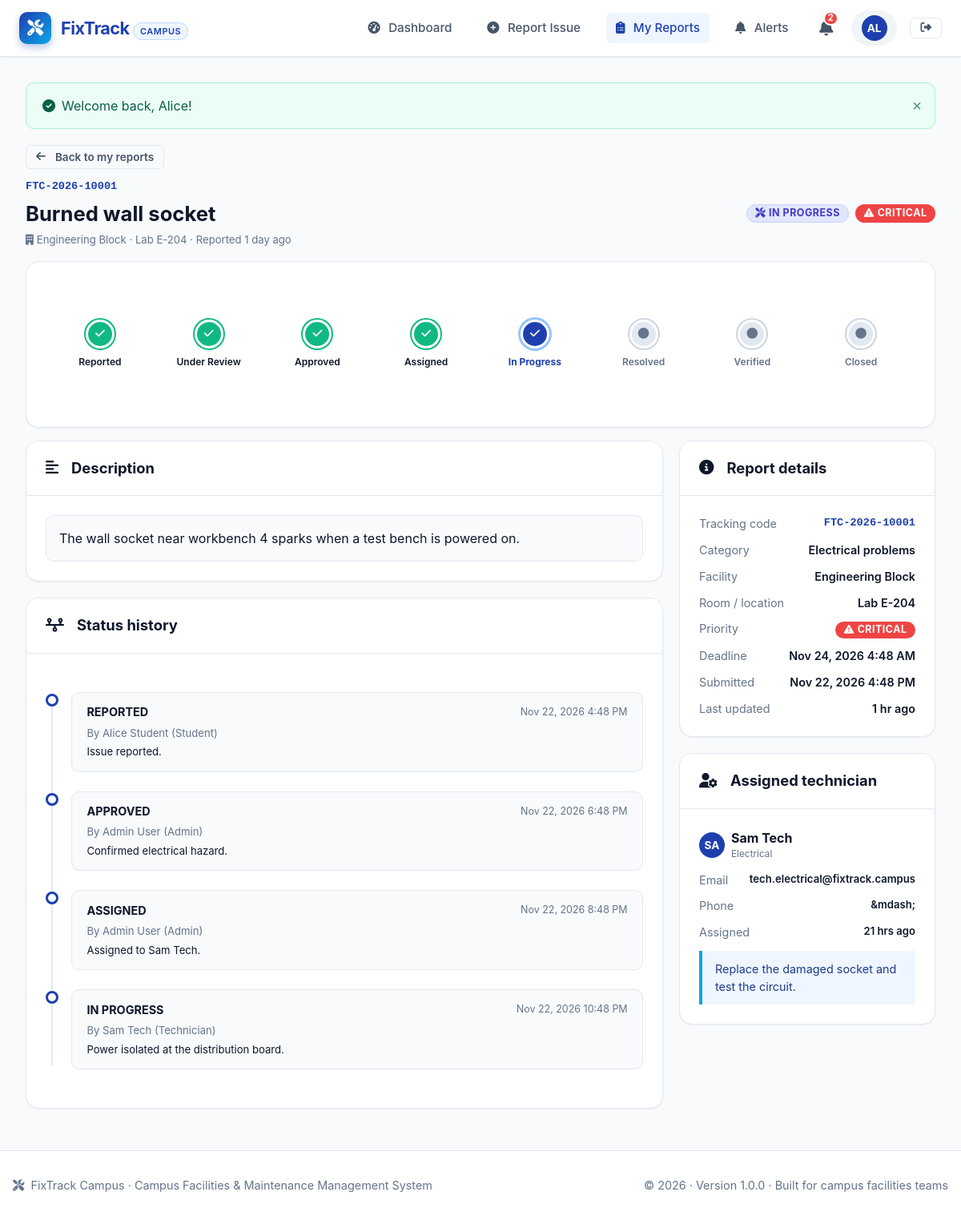
/student/report-view.php?id=1 (signed in), run on the app's committed database.
### tables this page shows
CREATE TABLE reports (
    id INT AUTO_INCREMENT PRIMARY KEY,
    tracking_code VARCHAR(30) NOT NULL UNIQUE,
    student_id INT NOT NULL,
    category_id INT NOT NULL,
    facility_id INT NOT NULL,
    room_number VARCHAR(100) NOT NULL,
    title VARCHAR(200) NOT NULL,
    description TEXT NOT NULL,
    priority ENUM('low', 'medium', 'high', 'critical') NOT NULL DEFAULT 'medium',
    status ENUM('REPORTED', 'UNDER REVIEW', 'APPROVED', 'ASSIGNED', 'IN PROGRESS',
                'RESOLVED', 'VERIFIED', 'CLOSED', 'REJECTED') NOT NULL DEFAULT 'REPORTED',
    deadline DATETIME NULL,
    rejection_reason TEXT NULL,
    resolved_at DATETIME NULL,
    verified_at DATETIME NULL,
    closed_at DATETIME NULL,
    created_at DATETIME NOT NULL DEFAULT CURRENT_TIMESTAMP,
    updated_at DATETIME NOT NULL DEFAULT CURRENT_TIMESTAMP ON UPDATE CURRENT_TIMESTAMP,
    CONSTRAINT fk_report_student FOREIGN KEY (student_id) REFERENCES users(id) ON DELETE CASCADE,
    CONSTRAINT fk_report_category FOREIGN KEY (category_id) REFERENCES categories(id) ON DELETE RESTRICT,
    CONSTRAINT fk_report_facility FOREIGN KEY (facility_id) REFERENCES facilities(id) ON DELETE RESTRICT,
    INDEX idx_report_tracking (tracking_code),
    INDEX idx_report_status (status),
    INDEX idx_report_priority (priority)
);

CREATE TABLE users (
    id INT AUTO_INCREMENT PRIMARY KEY,
    full_name VARCHAR(100) NOT NULL,
    email VARCHAR(150) NOT NULL UNIQUE,
    password_hash VARCHAR(255) NOT NULL,
    role ENUM('student', 'admin', 'technician') NOT NULL DEFAULT 'student',
    phone VARCHAR(30) NULL,
    identifier VARCHAR(50) NULL,
    specialization VARCHAR(100) NULL,
    is_active TINYINT(1) NOT NULL DEFAULT 1,
    created_at DATETIME NOT NULL DEFAULT CURRENT_TIMESTAMP,
    updated_at DATETIME NOT NULL DEFAULT CURRENT_TIMESTAMP ON UPDATE CURRENT_TIMESTAMP,
    INDEX idx_user_role (role)
);

CREATE TABLE facilities (
    id INT AUTO_INCREMENT PRIMARY KEY,
    name VARCHAR(150) NOT NULL,
    building_code VARCHAR(30) NOT NULL UNIQUE,
    campus_zone VARCHAR(100) NOT NULL,
    description TEXT NULL,
    total_floors INT DEFAULT 1,
    is_active TINYINT(1) NOT NULL DEFAULT 1,
    created_at DATETIME NOT NULL DEFAULT CURRENT_TIMESTAMP
);

CREATE TABLE status_history (
    id INT AUTO_INCREMENT PRIMARY KEY,
    report_id INT NOT NULL,
    changed_by INT NOT NULL,
    old_status VARCHAR(50) NULL,
    new_status VARCHAR(50) NOT NULL,
    notes TEXT NULL,
    created_at DATETIME NOT NULL DEFAULT CURRENT_TIMESTAMP,
    CONSTRAINT fk_history_report FOREIGN KEY (report_id) REFERENCES reports(id) ON DELETE CASCADE,
    CONSTRAINT fk_history_user FOREIGN KEY (changed_by) REFERENCES users(id) ON DELETE CASCADE,
    INDEX idx_history_report (report_id)
);

CREATE TABLE categories (
    id INT AUTO_INCREMENT PRIMARY KEY,
    name VARCHAR(100) NOT NULL,
    slug VARCHAR(100) NOT NULL UNIQUE,
    description TEXT NULL,
    icon VARCHAR(50) NOT NULL DEFAULT 'wrench',
    default_priority ENUM('low', 'medium', 'high', 'critical') DEFAULT 'medium',
    default_sla_hours INT DEFAULT 48,
    is_active TINYINT(1) DEFAULT 1,
    created_at DATETIME NOT NULL DEFAULT CURRENT_TIMESTAMP
);

CREATE TABLE assignments (
    id INT AUTO_INCREMENT PRIMARY KEY,
    report_id INT NOT NULL,
    technician_id INT NOT NULL,
    assigned_by INT NOT NULL,
    assignment_notes TEXT NULL,
    assigned_at DATETIME NOT NULL DEFAULT CURRENT_TIMESTAMP,
    completed_at DATETIME NULL,
    status ENUM('pending', 'in_progress', 'completed', 'reassigned') NOT NULL DEFAULT 'pending',
    CONSTRAINT fk_assign_report FOREIGN KEY (report_id) REFERENCES reports(id) ON DELETE CASCADE,
    CONSTRAINT fk_assign_tech FOREIGN KEY (technician_id) REFERENCES users(id) ON DELETE CASCADE,
    CONSTRAINT fk_assign_admin FOREIGN KEY (assigned_by) REFERENCES users(id) ON DELETE CASCADE,
    INDEX idx_assign_tech (technician_id)
);

### student/report-view.php (the view, shortened to what the rows shown need)
<?php
require_once __DIR__ . '/../config/database.php';
require_once __DIR__ . '/../includes/auth.php';
require_once __DIR__ . '/../includes/functions.php';
$pdo = get_db();
$id = (int)($_GET['id'] ?? 0);
$report = get_report($pdo, $id);
$history     = get_status_history($pdo, $id);
$assignment  = get_report_assignment($pdo, $id);
include __DIR__ . '/../includes/header.php';
?>
<div class="mb-4">
    <div class="d-flex justify-between align-center" style="flex-wrap:wrap;gap:1rem">
        <div>
            <div class="tracking-code mb-1"><?= e($report['tracking_code']) ?></div>
            <h1 style="font-size:1.6rem"><?= e($report['title']) ?></h1>
            <div class="text-muted small mt-1">
                <i class="fas fa-building mr-1"></i><?= e($report['facility_name']) ?> &middot;
                <?= e($report['room_number']) ?> &middot;
                Reported <?= e(time_ago($report['created_at'])) ?>
            </div>
        </div>
        <div class="d-flex gap-2">
            <?= format_status_badge($report['status']) ?>
            <?= format_priority_badge($report['priority']) ?>
        </div>
    </div>
</div>
<div class="detail-grid">
    <div>
        <div class="card detail-panel">
            <div class="card-header"><h2 class="card-title"><i class="fas fa-align-left mr-2"></i>Description</h2></div>
            <div class="card-body"><div class="description-box"><?= e($report['description']) ?></div></div>
        </div>
        <div class="card detail-panel">
            <div class="card-header"><h2 class="card-title"><i class="fas fa-timeline mr-2"></i>Status history</h2></div>
            <div class="card-body">
                <div class="timeline">
                    <?php foreach ($history as $h): ?>
                        <div class="timeline-item">
                            <div class="timeline-point"></div>
                            <div class="timeline-content">
                                <div class="timeline-header">
                                    <span class="timeline-title"><?= e($h['new_status']) ?></span>
                                    <span class="timeline-time"><?= e(format_date($h['created_at'])) ?></span>
                                </div>
                                <div class="small text-muted">By <?= e($h['changed_by_name']) ?> (<?= e(humanize($h['changed_by_role'])) ?>)</div>
                                <?php if ($h['notes']): ?><div class="small mt-1"><?= e($h['notes']) ?></div><?php endif; ?>
                            </div>
                        </div>
                    <?php endforeach; ?>
                </div>
            </div>
        </div>
    </div>
    <aside>
        <div class="card detail-panel">
            <div class="card-header"><h2 class="card-title"><i class="fas fa-circle-info mr-2"></i>Report details</h2></div>
            <div class="card-body"><div class="meta-list">
                <div class="meta-item"><span class="meta-label">Tracking code</span><span class="meta-value tracking-code"><?= e($report['tracking_code']) ?></span></div>
                <div class="meta-item"><span class="meta-label">Category</span><span class="meta-value"><?= e($report['category_name']) ?></span></div>
                <div class="meta-item"><span class="meta-label">Facility</span><span class="meta-value"><?= e($report['facility_name']) ?></span></div>
                <div class="meta-item"><span class="meta-label">Room / location</span><span class="meta-value"><?= e($report['room_number']) ?></span></div>
                <div class="meta-item"><span class="meta-label">Priority</span><span class="meta-value"><?= format_priority_badge($report['priority']) ?></span></div>
                <div class="meta-item"><span class="meta-label">Deadline</span><span class="meta-value"><?= $report['deadline'] ? e(format_date($report['deadline'])) : '&mdash;' ?></span></div>
                <div class="meta-item"><span class="meta-label">Submitted</span><span class="meta-value"><?= e(format_date($report['created_at'])) ?></span></div>
                <div class="meta-item"><span class="meta-label">Last updated</span><span class="meta-value"><?= e(time_ago($report['updated_at'])) ?></span></div>
            </div></div>
        </div>
        <?php if ($assignment): ?>
        <div class="card detail-panel">
            <div class="card-header"><h2 class="card-title"><i class="fas fa-user-gear mr-2"></i>Assigned technician</h2></div>
            <div class="card-body">
                <div class="d-flex align-center gap-2 mb-3">
                    <span class="user-avatar"><?= e(strtoupper(mb_substr($assignment['technician_name'], 0, 2))) ?></span>
                    <div><strong><?= e($assignment['technician_name']) ?></strong><div class="x-small text-muted"><?= e($assignment['specialization'] ?? 'Maintenance technician') ?></div></div>
                </div>
                <div class="meta-list">
                    <div class="meta-item"><span class="meta-label">Email</span><span class="meta-value small text-break"><?= e($assignment['technician_email']) ?></span></div>
                    <div class="meta-item"><span class="meta-label">Phone</span><span class="meta-value small"><?= e($assignment['technician_phone'] ?? '&mdash;') ?></span></div>
                    <div class="meta-item"><span class="meta-label">Assigned</span><span class="meta-value small"><?= e(time_ago($assignment['assigned_at'])) ?></span></div>
                </div>
                <?php if ($assignment['assignment_notes']): ?>
                    <div class="info-note mt-3"><?= e($assignment['assignment_notes']) ?></div>
                <?php endif; ?>
            </div>
        </div>
        <?php endif; ?>
    </aside>
</div>
<?php include __DIR__ . '/../includes/footer.php'; ?>

### includes/header.php (shortened to what the rows shown need)
<?php
require_once __DIR__ . '/../config/database.php';
require_once __DIR__ . '/auth.php';
require_once __DIR__ . '/functions.php';
$body_class = $body_class ?? '';
$role = $_SESSION['user_role'] ?? null;
$unread = 0;
if (is_logged_in()) {
    $unread = get_unread_notifications_count(get_db(), (int)$_SESSION['user_id']);
}
?>
<!DOCTYPE html>
<html lang="en">
<head>
    <link rel="stylesheet" href="<?= e(url('assets/vendor/fontawesome/all.min.css')) ?>">
    <link rel="stylesheet" href="<?= e(url('assets/css/style.css')) ?>">
    <link rel="stylesheet" href="<?= e(url('assets/css/pages.css')) ?>">
</head>
<body class="<?= e($body_class) ?>">
<div class="app-wrapper">
    <header class="navbar">
        <div class="nav-container">
            <nav class="nav-menu" id="navMenu" aria-label="Main navigation">
                <?php if (is_logged_in()): ?>
                    <?php $user = current_user(); ?>
                    <div class="nav-user">
                        <a class="notif-badge-btn" href="<?= e(url('notifications.php')) ?>"
                           title="Notifications" aria-label="Notifications, <?= $unread ?> unread">
                            <i class="fas fa-bell" aria-hidden="true"></i>
                            <?php if ($unread > 0): ?><span class="notif-counter"><?= $unread > 99 ? '99+' : (int)$unread ?></span><?php endif; ?>
                        </a>
                        <div class="user-badge" title="<?= e($user['name']) ?> (<?= e(ucfirst($role)) ?>)">
                            <span class="user-avatar"><?= e(strtoupper(mb_substr($user['name'], 0, 2))) ?></span>
                        </div>
                        <a class="btn btn-outline btn-sm" href="<?= e(url('logout.php')) ?>" title="Sign out">
                            <i class="fas fa-right-from-bracket" aria-hidden="true"></i>
                        </a>
                    </div>
                <?php endif; ?>
            </nav>
        </div>
    </header>
    <main class="main-content">
        <div class="container">

### includes/functions.php (shortened to what the rows shown need)
<?php
function url(string $path = ''): string {
    return rtrim(BASE_URL, '/') . '/' . ltrim($path, '/');
}
function e(?string $value): string {
    return htmlspecialchars((string)($value ?? ''), ENT_QUOTES, 'UTF-8');
}
function get_unread_notifications_count(PDO $pdo, int $user_id): int {
    $stmt = $pdo->prepare("SELECT COUNT(*) FROM notifications WHERE user_id = ? AND is_read = 0");
    $stmt->execute([$user_id]);
    return (int)$stmt->fetchColumn();
}
function format_status_badge(string $status): string {
    $colorClass = 'badge-secondary';
    $icon = 'info-circle';
    switch (strtoupper($status)) {
        case STATUS_IN_PROGRESS:
            $colorClass = 'badge-status-inprogress';
            $icon = 'tools';
            break;
    }
    return '<span class="badge ' . $colorClass . '"><i class="fas fa-' . $icon . ' mr-1"></i> ' . e($status) . '</span>';
}
function format_priority_badge(string $priority): string {
    $p = strtolower($priority);
    $colorClass = 'badge-secondary';
    $icon = 'flag';
    switch ($p) {
        case 'critical':
            $colorClass = 'badge-priority-critical';
            $icon = 'exclamation-triangle';
            break;
    }
    return '<span class="badge ' . $colorClass . '"><i class="fas fa-' . $icon . ' mr-1"></i> ' . ucfirst(e($priority)) . '</span>';
}
function time_ago(?string $datetime): string {
    $time = strtotime($datetime);
    $diff = time() - $time;
    if ($diff < 86400) {
        $h = floor($diff / 3600);
        return $h . ($h == 1 ? ' hr ago' : ' hrs ago');
    }
    $d = floor($diff / 86400);
    if ($d < 30) {
        return $d . ($d == 1 ? ' day ago' : ' days ago');
    }
    return date('M j, Y', $time);
}
function format_date(?string $datetime, string $format = 'M j, Y g:i A'): string {
    return date($format, strtotime($datetime));
}
function get_report(PDO $pdo, int $report_id): ?array {
    $stmt = $pdo->prepare("
        SELECT r.*,
               c.name AS category_name, c.slug AS category_slug, c.icon AS category_icon,
               f.name AS facility_name, f.building_code, f.campus_zone,
               u.full_name AS student_name, u.email AS student_email, u.phone AS student_phone,
               u.identifier AS student_identifier
        FROM reports r
        JOIN categories c ON c.id = r.category_id
        JOIN facilities f ON f.id = r.facility_id
        JOIN users u ON u.id = r.student_id
        WHERE r.id = ?
        LIMIT 1
    ");
    $stmt->execute([$report_id]);
    $row = $stmt->fetch();
    return $row ?: null;
}
function get_status_history(PDO $pdo, int $report_id): array {
    $stmt = $pdo->prepare("
        SELECT h.*, u.full_name AS changed_by_name, u.role AS changed_by_role
        FROM status_history h
        JOIN users u ON u.id = h.changed_by
        WHERE h.report_id = ?
        ORDER BY h.created_at ASC, h.id ASC
    ");
    $stmt->execute([$report_id]);
    return $stmt->fetchAll();
}
function get_report_assignment(PDO $pdo, int $report_id): ?array {
    $stmt = $pdo->prepare("
        SELECT a.*, u.full_name AS technician_name, u.email AS technician_email,
               u.phone AS technician_phone, u.specialization
        FROM assignments a
        JOIN users u ON u.id = a.technician_id
        WHERE a.report_id = ? AND a.status <> 'reassigned'
        ORDER BY a.assigned_at DESC
        LIMIT 1
    ");
    $stmt->execute([$report_id]);
    $row = $stmt->fetch();
    return $row ?: null;
}
function humanize(string $value): string {
    return ucwords(strtolower(str_replace('_', ' ', $value)));
}

### data on the page
reports: student.full_name "AL", tracking_code "FTC-2026-10001", title "Burned wall socket", facility.name "Engineering Block", room_number "Lab E-204", created_at "1 day ago", status "IN PROGRESS", priority "CRITICAL CRITICAL", description "The wall socket near workbench 4 sparks when a test bench is powered on.", category.name "Electrical problems", deadline "Nov 24, 2026 4:48 AM", created_at "Nov 22, 2026 4:48 PM", updated_at "1 hr ago"
status_history: new_status "REPORTED", created_at "Nov 22, 2026 4:48 PM", changed_by.full_name "Alice Student", changed_by.role "Student", notes "Issue reported."
status_history: new_status "APPROVED", created_at "Nov 22, 2026 6:48 PM", changed_by.full_name "Admin User", changed_by.role "Admin", notes "Confirmed electrical hazard."
status_history: new_status "ASSIGNED", created_at "Nov 22, 2026 8:48 PM", changed_by.full_name "Admin User", changed_by.role "Admin", notes "Assigned to Sam Tech."
status_history: new_status "IN PROGRESS", created_at "Nov 22, 2026 10:48 PM", changed_by.full_name "Sam Tech", changed_by.role "Technician", notes "Power isolated at the distribution board."
assignments: technician.full_name "SA", technician.full_name "Sam Tech", technician.specialization "Electrical", technician.email "tech.electrical@fixtrack.campus", technician.phone "&mdash;", assigned_at "21 hrs ago", assignment_notes "Replace the damaged socket and test the circuit."

### other printed values
$link[0] "Dashboard"
$link[0] "Report Issue"
$link[0] "My Reports"
$link[0] "Alerts"
$unread "2"
$msg "Welcome back, Alice!"
$step['label'] "Reported"
$step['label'] "Under Review"
$step['label'] "Approved"
$step['label'] "Assigned"
$step['label'] "In Progress"
$step['label'] "Resolved"
$step['label'] "Verified"
$step['label'] "Closed"
APP_NAME "FixTrack Campus"
